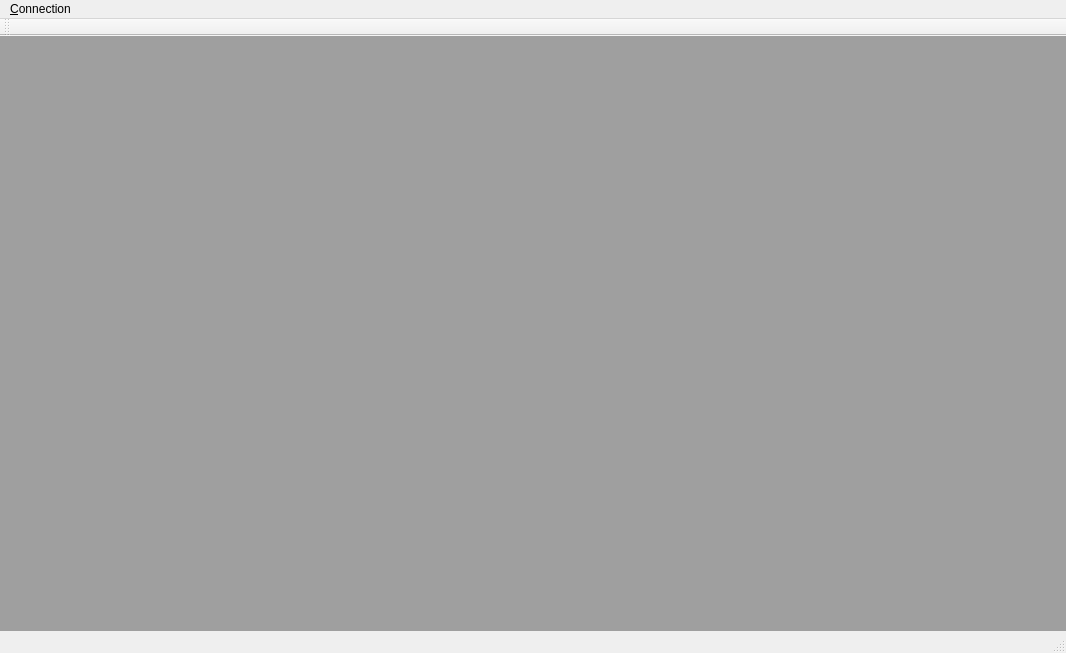
<?xml version="1.0" encoding="UTF-8"?>
<ui version="4.0">
 <class>MainWindow</class>
 <widget class="QMainWindow" name="MainWindow">
  <property name="geometry">
   <rect>
    <x>0</x>
    <y>0</y>
    <width>1066</width>
    <height>653</height>
   </rect>
  </property>
  <property name="windowTitle">
   <string>MainWindow</string>
  </property>
  <widget class="QWidget" name="centralWidget">
   <layout class="QGridLayout" name="gridLayout">
    <property name="leftMargin">
     <number>0</number>
    </property>
    <property name="topMargin">
     <number>0</number>
    </property>
    <property name="rightMargin">
     <number>0</number>
    </property>
    <property name="bottomMargin">
     <number>0</number>
    </property>
    <property name="spacing">
     <number>0</number>
    </property>
    <item row="0" column="0">
     <widget class="QMdiArea" name="mdiArea"/>
    </item>
   </layout>
  </widget>
  <widget class="QMenuBar" name="menuBar">
   <property name="geometry">
    <rect>
     <x>0</x>
     <y>0</y>
     <width>1066</width>
     <height>21</height>
    </rect>
   </property>
   <widget class="QMenu" name="menu_Connection">
    <property name="title">
     <string>&amp;Connection</string>
    </property>
    <addaction name="action_Connect_to"/>
    <addaction name="action_Settings"/>
    <addaction name="separator"/>
    <addaction name="action_Quit"/>
   </widget>
   <addaction name="menu_Connection"/>
  </widget>
  <widget class="QToolBar" name="mainToolBar">
   <attribute name="toolBarArea">
    <enum>TopToolBarArea</enum>
   </attribute>
   <attribute name="toolBarBreak">
    <bool>false</bool>
   </attribute>
  </widget>
  <widget class="QStatusBar" name="statusBar"/>
  <action name="action_Quit">
   <property name="text">
    <string>&amp;Quit</string>
   </property>
   <property name="toolTip">
    <string>Quit</string>
   </property>
   <property name="statusTip">
    <string>Leave the application</string>
   </property>
   <property name="shortcut">
    <string>Ctrl+Q</string>
   </property>
  </action>
  <action name="action_Connect_to">
   <property name="text">
    <string>&amp;Connect to...</string>
   </property>
   <property name="toolTip">
    <string>Connect to a server</string>
   </property>
   <property name="shortcut">
    <string>Ctrl+N</string>
   </property>
  </action>
  <action name="action_Settings">
   <property name="text">
    <string>&amp;Settings...</string>
   </property>
  </action>
 </widget>
 <layoutdefault spacing="6" margin="11"/>
 <resources/>
 <connections>
  <connection>
   <sender>action_Quit</sender>
   <signal>triggered()</signal>
   <receiver>MainWindow</receiver>
   <slot>close()</slot>
   <hints>
    <hint type="sourcelabel">
     <x>-1</x>
     <y>-1</y>
    </hint>
    <hint type="destinationlabel">
     <x>532</x>
     <y>326</y>
    </hint>
   </hints>
  </connection>
 </connections>
</ui>
